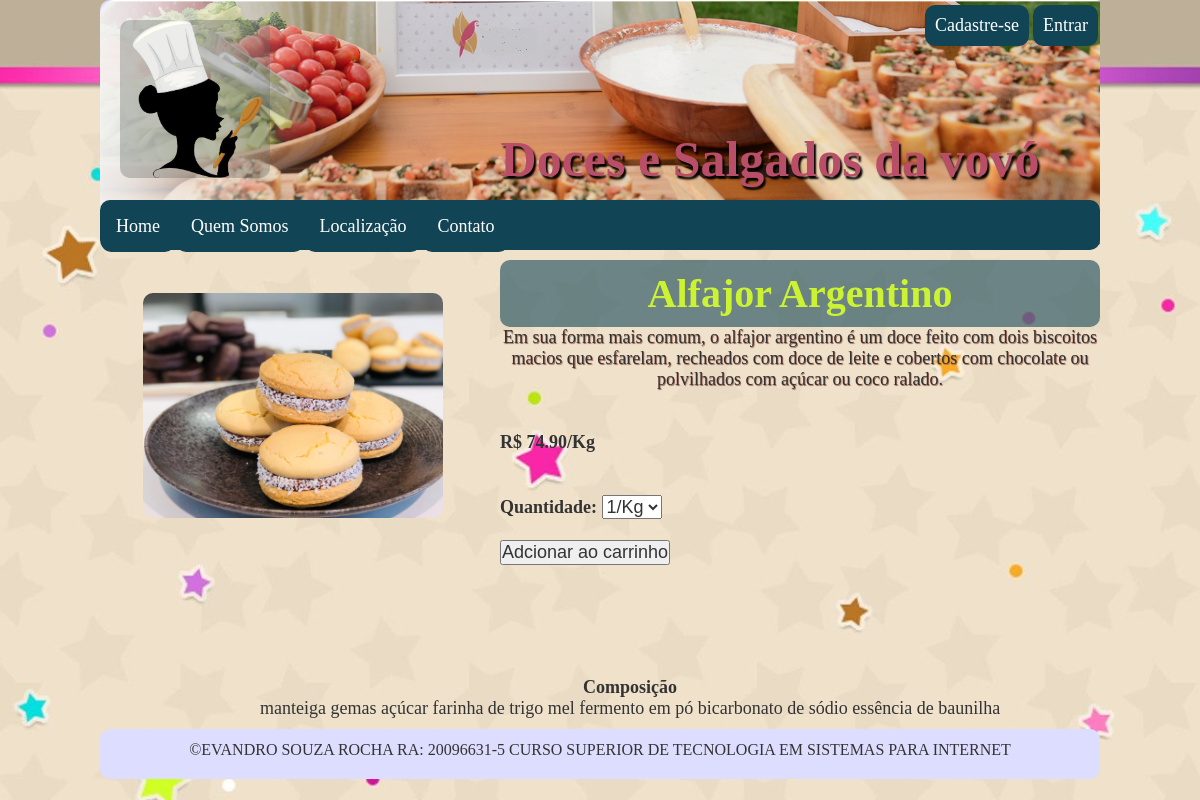
Page /pages/produto.php?cod_prod=1 on the committed database.
### tables this page shows
CREATE TABLE `tb_postagens` (
  `id_post` int(5) NOT NULL,
  `titulo` varchar(60) NOT NULL DEFAULT 'Alfajor Argentino',
  `desc_breve` varchar(200) DEFAULT 'alfajor argentino Ã© um doce feito com dois biscoitos macios que esfarelam.',
  `preco` varchar(6) DEFAULT '74.90',
  `unidade` varchar(5) DEFAULT '/Kg',
  `imagem` varchar(60) DEFAULT 'alfajor_vovo.jpg',
  `texto` varchar(1000) DEFAULT 'Em sua forma mais comum, o alfajor argentino Ã© um doce feito com dois biscoitos macios que esfarelam, recheados com doce de leite e cobertos com chocolate ou polvilhados com aÃ§Ãºcar ou coco ralado.',
  `composicao` varchar(200) DEFAULT 'manteiga\r\n\r\ngemas\r\n\r\naÃ§Ãºcar\r\n\r\nfarinha de trigo\r\n\r\nmel\r\n\r\nfermento em pÃ³\r\n\r\nbicarbonato de sÃ³dio\r\n\r\nessÃªncia de baunilha',
  `dt` date NOT NULL,
  `hr` time NOT NULL,
  `page` int(1) NOT NULL,
  `id_user` int(5) NOT NULL
);

### pages/produto.php (the view, shortened to what this page needs)
<html lang="en">
	<head>
			<link rel="stylesheet" type="text/css" href="/200966315_EvandroSouzaRocha/css/style.css">
			<link rel="stylesheet" type="text/css" href="/200966315_EvandroSouzaRocha/css/gallery.prefixed.css">
		 	<link rel="stylesheet" type="text/css" href="/200966315_EvandroSouzaRocha/css/gallery.theme.css">
		 	<link rel="stylesheet" type="text/css" href="/200966315_EvandroSouzaRocha/css/modal.css">
	</head>
	<body>
		<div id="geral">
			<div id="topo">
				<?php
				include 'topo.php';
				?>
			</div>
			<div id="menu">
				<?php
				include 'menu.php';
				?>
			</div>
			<div id="produtos_conteudo">
				<div class="apresentacao_produtos">
					<div class="fotos">
						    	<?php
						    		$id_img = $_GET['cod_prod'];
						    	$sql = mysqli_query($link,"SELECT * FROM tb_postagens where id_post = $id_img");
						    	while($line = mysqli_fetch_array($sql)){
						    		$img = $line['imagem'];
						    		$tit = $line['titulo'];
						    		$desc = $line['texto'];
						    		$pre = $line['preco'];
						    		$uni = $line['unidade'];
						    		$composicao = $line['composicao'];
						    	}
						    	?>
						    <div class="container">
						        <div class="row">
						            <div class="card_img">
						                <img src="/200966315_EvandroSouzaRocha/pages/Postagens/<?php echo "post".$_GET['cod_prod']."/".$img;   ?>" class="small_img">
						            </div>
						    	</div>
    						</div>
					</div>
						<div class="descricao_produto">
							<div class="titulo_descricao">
								<h2 class="tit_desc"><?php echo "$tit"; ?><br></h2>
							</div>
							<br>
							<div class="descricao_produto_texto">
								<br/><br><br><?php echo "$desc"; ?><br/>
							</div>
							<div class="preco">
								<h2><br><br>R$ <?php echo "$pre$uni"; ?></h2>
							</div>
							<div class="quant">
								<h2><br><br>
									<form action="carrinho.php" method="GET">
									<label>Quantidade: </label>
									<select name="qt">
										<option value="1">1<?php echo "$uni"; ?></option>
									</select><br><br>
									<input type="submit"  value="Adcionar ao carrinho">
									</form>
								</h2>
							</div>
							<div class="composicao_produto">
								<div class="view-content">
									<div class="ingredients-box">
										<h4><br/>Composição</h4>
										<ul>
											<li><?php echo "$composicao"; ?></li>
										</ul>
									</div>
									</div>
							</div>
						</div>
				</div>
			</div>
			<div id="rodape">
				<?php
				include 'rodape.php';
				?>
			</div>
		</div>
	</body>
</html>

### pages/topo.php (shortened to what this page needs)
<div class="topo_img">
<img src="/200966315_EvandroSouzaRocha/img/logo.png" class="logo"/>
<?php
if (@$nivel == 1) {
	echo "<img class=links_top src='/200966315_EvandroSouzaRocha/user/user$id/$foto'style= 'float: rigth; width: 30px; height: auto; '/>";
	echo "<a href=/200966315_EvandroSouzaRocha/pages/logout.php class=links_top>Sair</a>";
	echo "<a href=/200966315_EvandroSouzaRocha/pages/adm.php class=links_top>Ir para ADM</a>";
}else if(@$nivel == ""){
	echo "<a href=/200966315_EvandroSouzaRocha/pages/login.php class=links_top>Entrar</a>";
	echo "<a href=/200966315_EvandroSouzaRocha/pages/form_cadastro.php class=links_top>Cadastre-se</a>";
}
 ?>
<strong><p class="nome_loja">Doces e Salgados da vovó</p></strong>
</div>

### pages/menu.php
<ul class="links_menu">
	<li><a href= "/200966315_EvandroSouzaRocha/index.php">Home</a></li>
	<li><a href="/200966315_EvandroSouzaRocha/pages/quem-somos.php">Quem Somos</a></li>
	<li><a href="/200966315_EvandroSouzaRocha/pages/localizacao.php">Localização</a></li>
	<li><a href="/200966315_EvandroSouzaRocha/pages/contato.php">Contato</a></li>
</ul>

### pages/rodape.php
<p class="direitos">&copy;EVANDRO SOUZA ROCHA RA: 20096631-5 CURSO SUPERIOR DE TECNOLOGIA EM SISTEMAS PARA INTERNET</p>

### css/style.css (style rules this page uses)
* { padding: 0;margin: 0;font-size: 18px;text-decoration: none;list-style: none;color: #333; }
body { background-color: black;background-image: url('../img/bg.jpg');width: 100%;background-size: 100%;border-radius: 15px;padding-right: 10px;margin-right: 5px; }
#geral { max-width: 1000px;height: auto;overflow: hidden;margin: 0 auto; }
#topo { width: 100%;height: 200px;float: left;background-color: #DDF; border-radius: 10px; }
.topo_img { background-image: url('../img/banner.png');width: 100%;; background-size: 100%;border-radius: 15px;height: 245px;padding-right: 10px;margin-right: 5px; }
.logo { width: 150px;height: auto;margin: 20px;float: left;background-color: #666d665c; border-radius: 10px; }
.links_top { float: right;padding: 10px;margin: 5px 2px;background-color: #145;color: #FFF; border-radius: 10px; }
.nome_loja { font-family:'Lobster', cursive;font-size: 50px;text-align: center;vertical-align: auto;padding: 130px 10px 20px 350px;color: #b84e68;text-shadow: #000 2px 3px 2px; }
#menu { width: 100%;height: 50px;float: left;background: #145; border-radius: 10px; }
.links_menu { border-radius: 10px; }
.links_menu li a { float: left;padding: 15px;background-color: #145;color: #FFF;margin-top: 1px;margin-left: 1px;border-radius: 10px; }
#rodape { width: 100%;height: 50px;float:left; background-color: #DDF;border-radius: 10px; }
.direitos { text-align: center; font-size: 16px;margin-top: 12px; }
.descricao_produto_texto { text-align: center;text-shadow: #9f6657 0.8px 0.8px 0.8px; }
.fotos { width: 40%; float: left;display: inline-block; }
.titulo_descricao { float: left; width: 58%;display: inline-block;padding: 10px;text-align: center;margin-top: 10px; background-color: #11445596;border-radius: 10px; }
.tit_desc { color: #ccf331;font-size: 40px; }
.composicao_produto { display: block;float:left;position: relative;text-align: center;padding: 20px 0px 10px 160px; }
.ingredients-box { list-style: circle; }

### css/modal.css (style rules this page uses)
.card_img { width: 300px; height: 300px; overflow: hidden; margin: 25px; padding:18px; border-radius: 10px ; }
.small_img { border-radius: 10px; width: 100%; cursor: pointer; transition: all linear 0.4s; }
.row { display: block; justify-content: center; flex-wrap: wrap; }

### rows in the picture
tb_postagens: imagem (picture), titulo "Alfajor Argentino", texto "Em sua forma mais comum, o alfajor argentino é um doce feito com dois biscoitos macios que esfarelam, recheados com doce de leite e cobertos com chocolate ou polvilhados com açúcar ou coco ralado.", preco "74.90", unidade "/Kg", composicao "manteiga gemas açúcar farinha de trigo mel fermento em pó bicarbonato de sódio essência de baunilha"
